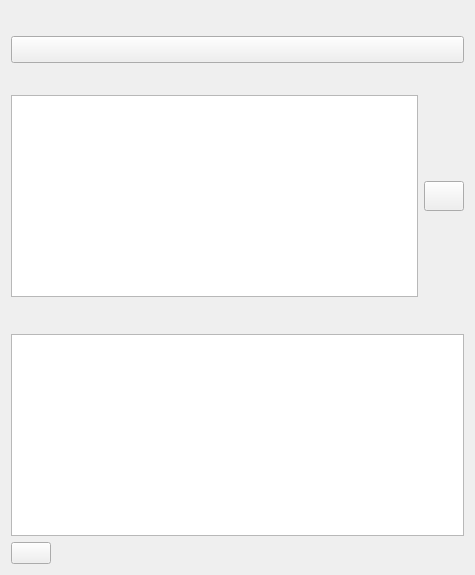
<?xml version="1.0" encoding="UTF-8"?>
<ui version="4.0">
 <class>GeoBarcelonaReverseAddressTab</class>
 <widget class="QWidget" name="GeoBarcelonaReverseAddressTab">
  <property name="geometry">
   <rect>
    <x>0</x>
    <y>0</y>
    <width>475</width>
    <height>575</height>
   </rect>
  </property>
  <property name="sizePolicy">
   <sizepolicy hsizetype="Expanding" vsizetype="Expanding">
    <horstretch>0</horstretch>
    <verstretch>0</verstretch>
   </sizepolicy>
  </property>
  <property name="windowTitle">
   <string>Form</string>
  </property>
  <layout class="QVBoxLayout" name="verticalLayout">
   <item>
    <widget class="QLabel" name="label">
     <property name="sizePolicy">
      <sizepolicy hsizetype="Minimum" vsizetype="Minimum">
       <horstretch>0</horstretch>
       <verstretch>0</verstretch>
      </sizepolicy>
     </property>
     <property name="text">
      <string/>
     </property>
     <property name="scaledContents">
      <bool>false</bool>
     </property>
     <property name="wordWrap">
      <bool>true</bool>
     </property>
    </widget>
   </item>
   <item>
    <spacer name="verticalSpacer_2">
     <property name="orientation">
      <enum>Qt::Vertical</enum>
     </property>
     <property name="sizeType">
      <enum>QSizePolicy::Fixed</enum>
     </property>
     <property name="sizeHint" stdset="0">
      <size>
       <width>20</width>
       <height>5</height>
      </size>
     </property>
    </spacer>
   </item>
   <item>
    <layout class="QHBoxLayout" name="horizontalLayout">
     <item>
      <widget class="QPushButton" name="start_capture">
       <property name="sizePolicy">
        <sizepolicy hsizetype="Expanding" vsizetype="Minimum">
         <horstretch>0</horstretch>
         <verstretch>0</verstretch>
        </sizepolicy>
       </property>
       <property name="minimumSize">
        <size>
         <width>0</width>
         <height>0</height>
        </size>
       </property>
       <property name="font">
        <font>
         <pointsize>12</pointsize>
         <weight>75</weight>
         <bold>true</bold>
        </font>
       </property>
       <property name="text">
        <string/>
       </property>
      </widget>
     </item>
    </layout>
   </item>
   <item>
    <spacer name="verticalSpacer">
     <property name="orientation">
      <enum>Qt::Vertical</enum>
     </property>
     <property name="sizeType">
      <enum>QSizePolicy::Fixed</enum>
     </property>
     <property name="sizeHint" stdset="0">
      <size>
       <width>20</width>
       <height>5</height>
      </size>
     </property>
    </spacer>
   </item>
   <item>
    <widget class="QLabel" name="label_4">
     <property name="sizePolicy">
      <sizepolicy hsizetype="Minimum" vsizetype="Minimum">
       <horstretch>0</horstretch>
       <verstretch>0</verstretch>
      </sizepolicy>
     </property>
     <property name="font">
      <font>
       <pointsize>10</pointsize>
       <weight>75</weight>
       <bold>true</bold>
      </font>
     </property>
     <property name="text">
      <string/>
     </property>
    </widget>
   </item>
   <item>
    <layout class="QHBoxLayout" name="horizontalLayout_4">
     <item>
      <widget class="QTableWidget" name="tblclickedpoint">
       <property name="sizePolicy">
        <sizepolicy hsizetype="Expanding" vsizetype="Expanding">
         <horstretch>0</horstretch>
         <verstretch>0</verstretch>
        </sizepolicy>
       </property>
       <property name="minimumSize">
        <size>
         <width>0</width>
         <height>0</height>
        </size>
       </property>
       <property name="maximumSize">
        <size>
         <width>16777215</width>
         <height>220</height>
        </size>
       </property>
       <property name="mouseTracking">
        <bool>true</bool>
       </property>
       <property name="lineWidth">
        <number>1</number>
       </property>
       <property name="midLineWidth">
        <number>-4</number>
       </property>
       <property name="sizeAdjustPolicy">
        <enum>QAbstractScrollArea::AdjustIgnored</enum>
       </property>
       <property name="editTriggers">
        <set>QAbstractItemView::NoEditTriggers</set>
       </property>
       <property name="alternatingRowColors">
        <bool>true</bool>
       </property>
       <property name="selectionMode">
        <enum>QAbstractItemView::SingleSelection</enum>
       </property>
       <attribute name="horizontalHeaderCascadingSectionResizes">
        <bool>false</bool>
       </attribute>
      </widget>
     </item>
     <item>
      <widget class="QPushButton" name="clear_capture_results">
       <property name="sizePolicy">
        <sizepolicy hsizetype="Minimum" vsizetype="Fixed">
         <horstretch>0</horstretch>
         <verstretch>0</verstretch>
        </sizepolicy>
       </property>
       <property name="minimumSize">
        <size>
         <width>0</width>
         <height>30</height>
        </size>
       </property>
       <property name="text">
        <string/>
       </property>
      </widget>
     </item>
    </layout>
   </item>
   <item>
    <spacer name="verticalSpacer_3">
     <property name="orientation">
      <enum>Qt::Vertical</enum>
     </property>
     <property name="sizeType">
      <enum>QSizePolicy::Fixed</enum>
     </property>
     <property name="sizeHint" stdset="0">
      <size>
       <width>20</width>
       <height>5</height>
      </size>
     </property>
    </spacer>
   </item>
   <item>
    <layout class="QHBoxLayout" name="horizontalLayout_3">
     <item>
      <widget class="QLabel" name="label_3">
       <property name="sizePolicy">
        <sizepolicy hsizetype="Minimum" vsizetype="Minimum">
         <horstretch>0</horstretch>
         <verstretch>0</verstretch>
        </sizepolicy>
       </property>
       <property name="font">
        <font>
         <pointsize>10</pointsize>
         <weight>75</weight>
         <bold>true</bold>
        </font>
       </property>
       <property name="text">
        <string/>
       </property>
      </widget>
     </item>
     <item>
      <spacer name="horizontalSpacer_3">
       <property name="orientation">
        <enum>Qt::Horizontal</enum>
       </property>
       <property name="sizeHint" stdset="0">
        <size>
         <width>40</width>
         <height>20</height>
        </size>
       </property>
      </spacer>
     </item>
    </layout>
   </item>
   <item>
    <widget class="QTableWidget" name="tblResult">
     <property name="enabled">
      <bool>true</bool>
     </property>
     <property name="sizePolicy">
      <sizepolicy hsizetype="Expanding" vsizetype="Expanding">
       <horstretch>0</horstretch>
       <verstretch>0</verstretch>
      </sizepolicy>
     </property>
     <property name="mouseTracking">
      <bool>true</bool>
     </property>
     <property name="midLineWidth">
      <number>-4</number>
     </property>
     <property name="editTriggers">
      <set>QAbstractItemView::NoEditTriggers</set>
     </property>
     <property name="alternatingRowColors">
      <bool>true</bool>
     </property>
     <property name="selectionMode">
      <enum>QAbstractItemView::SingleSelection</enum>
     </property>
     <property name="selectionBehavior">
      <enum>QAbstractItemView::SelectItems</enum>
     </property>
     <property name="showGrid">
      <bool>true</bool>
     </property>
     <property name="sortingEnabled">
      <bool>false</bool>
     </property>
     <property name="cornerButtonEnabled">
      <bool>true</bool>
     </property>
     <property name="columnCount">
      <number>0</number>
     </property>
     <attribute name="verticalHeaderCascadingSectionResizes">
      <bool>false</bool>
     </attribute>
    </widget>
   </item>
   <item>
    <layout class="QHBoxLayout" name="horizontalLayout_2">
     <item>
      <widget class="QPushButton" name="save_all_results">
       <property name="sizePolicy">
        <sizepolicy hsizetype="Minimum" vsizetype="Minimum">
         <horstretch>0</horstretch>
         <verstretch>0</verstretch>
        </sizepolicy>
       </property>
       <property name="text">
        <string/>
       </property>
      </widget>
     </item>
     <item>
      <widget class="QLabel" name="lblResult">
       <property name="enabled">
        <bool>true</bool>
       </property>
       <property name="sizePolicy">
        <sizepolicy hsizetype="Expanding" vsizetype="Minimum">
         <horstretch>0</horstretch>
         <verstretch>0</verstretch>
        </sizepolicy>
       </property>
       <property name="maximumSize">
        <size>
         <width>16777215</width>
         <height>16777215</height>
        </size>
       </property>
       <property name="autoFillBackground">
        <bool>false</bool>
       </property>
       <property name="text">
        <string/>
       </property>
       <property name="textFormat">
        <enum>Qt::AutoText</enum>
       </property>
       <property name="scaledContents">
        <bool>false</bool>
       </property>
       <property name="alignment">
        <set>Qt::AlignRight|Qt::AlignTrailing|Qt::AlignVCenter</set>
       </property>
       <property name="wordWrap">
        <bool>true</bool>
       </property>
      </widget>
     </item>
    </layout>
   </item>
  </layout>
 </widget>
 <resources/>
 <connections/>
</ui>
